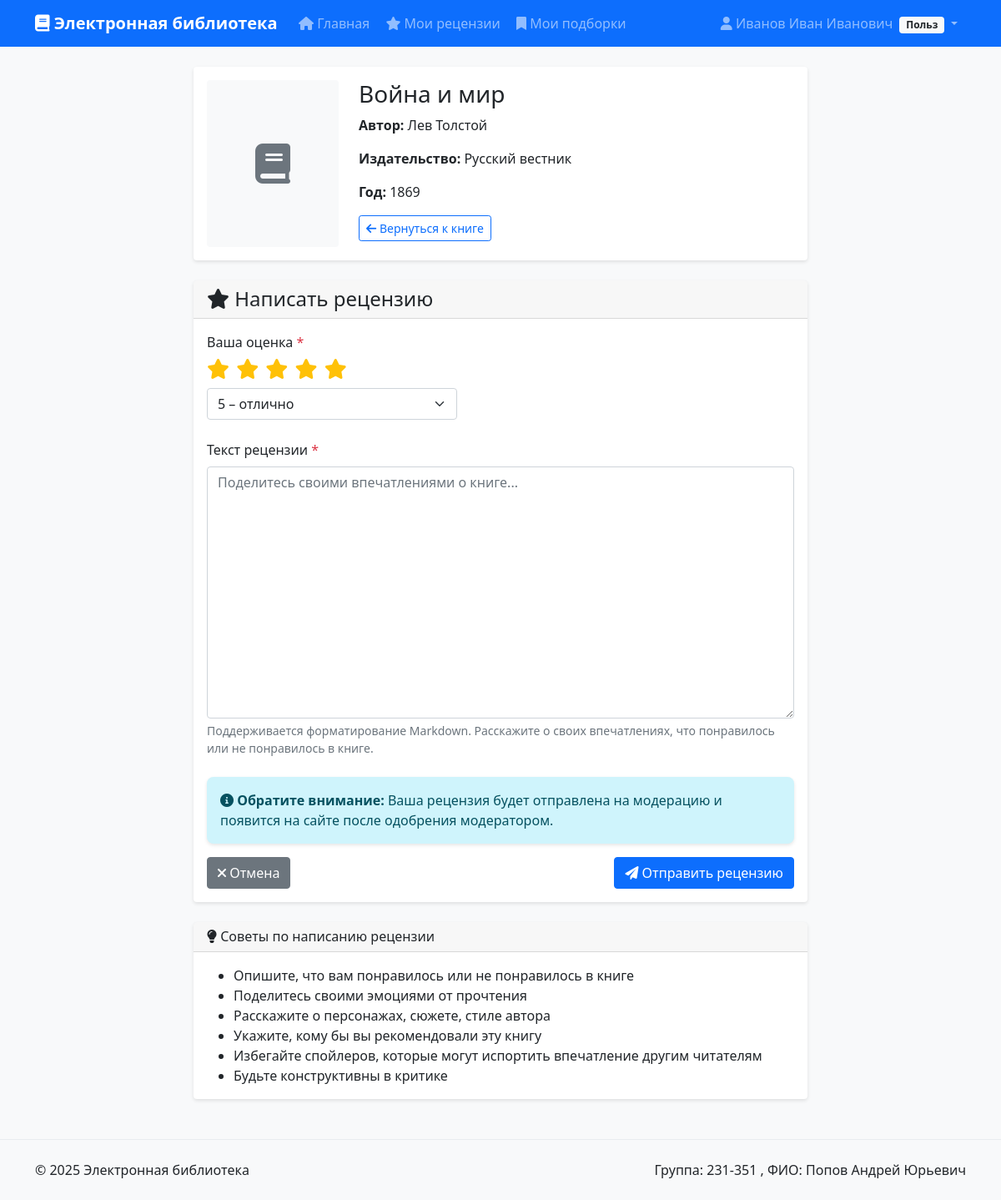
The app's page /book/1/review/add (signed in) with its own data.
### tables this page shows
CREATE TABLE users (
            id INTEGER PRIMARY KEY AUTOINCREMENT,
            login TEXT NOT NULL UNIQUE,
            password_hash TEXT NOT NULL,
            last_name TEXT NOT NULL,
            first_name TEXT NOT NULL,
            middle_name TEXT,
            role_id INTEGER NOT NULL,
            FOREIGN KEY (role_id) REFERENCES roles(id)
        );

CREATE TABLE books (
            id INTEGER PRIMARY KEY AUTOINCREMENT,
            title TEXT NOT NULL,
            short_description TEXT NOT NULL,
            publication_year INTEGER NOT NULL,
            publisher TEXT NOT NULL,
            author TEXT NOT NULL,
            page_count INTEGER NOT NULL
        );

### app.py (the view)
    def decorated_function(*args, **kwargs):
        if 'user_id' not in session:
            flash('Для выполнения данного действия необходимо пройти процедуру аутентификации')
            return redirect(url_for('login'))
        return f(*args, **kwargs)

### app.py (called while the page is built, shortened)
def get_db():
    if 'db' not in g:
        g.db = sqlite3.connect(DATABASE)
        g.db.row_factory = sqlite3.Row
        g.db.execute('PRAGMA foreign_keys = ON')
    return g.db

@app.teardown_appcontext
def close_db_connection(error):
    close_db(error)

def get_current_user():
    if 'user_id' not in session:
        return None
    db = get_db()
    user = db.execute("""
        SELECT u.*, r.name as role_name
        FROM users u
        JOIN roles r ON u.role_id = r.id
        WHERE u.id = ?
    """, (session['user_id'],)).fetchone()
    return user

def login_required(f):
    def decorated_function(*args, **kwargs):
        if 'user_id' not in session:
            flash('Для выполнения данного действия необходимо пройти процедуру аутентификации')
            return redirect(url_for('login'))
        return f(*args, **kwargs)
    decorated_function.__name__ = f.__name__
    return decorated_function

@app.route('/book/<int:book_id>/review/add', methods=['GET', 'POST'])
@login_required
def add_review(book_id):
    db = get_db()
    book = db.execute("SELECT * FROM books WHERE id = ?", (book_id,)).fetchone()
    if not book:
        flash('Книга не найдена')
        return redirect(url_for('index'))
    existing_review = db.execute("""
        SELECT id FROM reviews WHERE book_id = ? AND user_id = ?
    """, (book_id, session['user_id'])).fetchone()
    if existing_review:
        flash('Вы уже оставили рецензию на эту книгу. Удалите старую рецензию, чтобы написать новую.')
        return redirect(url_for('view_book', book_id=book_id))
    return render_template('review/add.html', book=book)

@app.context_processor
def inject_user():
    return dict(current_user=get_current_user())

### templates/review/add.html (shortened to what this page needs)
{% extends "base.html" %}
{% block content %}
<div class="row justify-content-center">
    <div class="col-lg-8">
        <div class="card mb-4">
            <div class="card-body">
                <div class="row">
                    <div class="col-md-3">
                        {% if book.cover_filename %}
                            <img src="{{ url_for('static', filename='uploads/' + book.cover_filename) }}"
                                 class="img-fluid rounded" alt="{{ book.title }}">
                        {% else %}
                            <div class="bg-light rounded d-flex align-items-center justify-content-center"
                                 style="height: 200px;">
                                <i class="fas fa-book fa-3x text-muted"></i>
                            </div>
                        {% endif %}
                    </div>
                    <div class="col-md-9">
                        <h3>{{ book.title }}</h3>
                        <p><strong>Автор:</strong> {{ book.author }}</p>
                        <p><strong>Издательство:</strong> {{ book.publisher }}</p>
                        <p><strong>Год:</strong> {{ book.publication_year }}</p>
                        <a href="{{ url_for('view_book', book_id=book.id) }}" class="btn btn-outline-primary btn-sm">
                            <i class="fas fa-arrow-left"></i> Вернуться к книге
                        </a>
                    </div>
                </div>
            </div>
        </div>
        <div class="card">
            <div class="card-header">
                <h4 class="mb-0">
                    <i class="fas fa-star"></i> Написать рецензию
                </h4>
            </div>
            <div class="card-body">
                <form method="POST" id="reviewForm">
                    <div class="mb-4">
                        <label class="form-label">Ваша оценка <span class="text-danger">*</span></label>
                        <div class="star-rating mb-2">
                            {% for i in range(5, 0, -1) %}
                                <i class="rating-star far fa-star" data-rating="{{ i }}"
                                   style="font-size: 1.5rem; cursor: pointer; color: #dee2e6; margin-right: 0.25rem;"></i>
                            {% endfor %}
                        </div>
                        <select class="form-select" id="rating" name="rating" required style="max-width: 300px;">
                            <option value="5" selected>5 – отлично</option>
                        </select>
                    </div>
                    <div class="mb-4">
                        <label for="text" class="form-label">Текст рецензии <span class="text-danger">*</span></label>
                        <textarea class="form-control" id="review_text" name="text"
                                  rows="12" required
                                  placeholder="Поделитесь своими впечатлениями о книге...">{{ request.form.text or '' }}</textarea>
                        <div class="form-text">
                            Поддерживается форматирование Markdown. Расскажите о своих впечатлениях, что понравилось или не понравилось в книге.
                        </div>
                    </div>
                    <div class="alert alert-info">
                        <i class="fas fa-info-circle"></i>
                        <strong>Обратите внимание:</strong> Ваша рецензия будет отправлена на модерацию и появится на сайте после одобрения модератором.
                    </div>
                    <div class="d-flex justify-content-between">
                        <a href="{{ url_for('view_book', book_id=book.id) }}" class="btn btn-secondary">
                            <i class="fas fa-times"></i> Отмена
                        </a>
                        <button type="submit" class="btn btn-primary">
                            <i class="fas fa-paper-plane"></i> Отправить рецензию
                        </button>
                    </div>
                </form>
            </div>
        </div>
        <div class="card mt-4">
            <div class="card-header">
                <h6 class="mb-0">
                    <i class="fas fa-lightbulb"></i> Советы по написанию рецензии
                </h6>
            </div>
            <div class="card-body">
                <ul class="mb-0">
                    <li>Опишите, что вам понравилось или не понравилось в книге</li>
                    <li>Поделитесь своими эмоциями от прочтения</li>
                    <li>Расскажите о персонажах, сюжете, стиле автора</li>
                    <li>Укажите, кому бы вы рекомендовали эту книгу</li>
                    <li>Избегайте спойлеров, которые могут испортить впечатление другим читателям</li>
                    <li>Будьте конструктивны в критике</li>
                </ul>
            </div>
        </div>
    </div>
</div>
{% endblock %}

### templates/base.html (shortened to what this page needs)
<!DOCTYPE html>
<html lang="ru">
<head>
    <link href="https://cdn.jsdelivr.net/npm/bootstrap@5.1.3/dist/css/bootstrap.min.css" rel="stylesheet">
    <link href="https://cdnjs.cloudflare.com/ajax/libs/font-awesome/6.0.0/css/all.min.css" rel="stylesheet">
    <link href="https://cdnjs.cloudflare.com/ajax/libs/easymde/2.18.0/easymde.min.css" rel="stylesheet">
</head>
<body>
    <nav class="navbar navbar-expand-lg navbar-dark bg-primary">
        <div class="container">
            <a class="navbar-brand" href="{{ url_for('index') }}">
                <i class="fas fa-book"></i> Электронная библиотека
            </a>
            <div class="collapse navbar-collapse" id="navbarNav">
                <ul class="navbar-nav me-auto">
                    <li class="nav-item">
                        <a class="nav-link" href="{{ url_for('index') }}">
                            <i class="fas fa-home"></i> Главная
                        </a>
                    </li>
                    {% if current_user %}
                        {% if current_user.role_name == 'user' %}
                            <li class="nav-item">
                                <a class="nav-link" href="{{ url_for('my_reviews') }}">
                                    <i class="fas fa-star"></i> Мои рецензии
                                </a>
                            </li>
                            <li class="nav-item">
                                <a class="nav-link" href="{{ url_for('my_collections') }}">
                                    <i class="fas fa-bookmark"></i> Мои подборки
                                </a>
                            </li>
                        {% endif %}
                    {% endif %}
                </ul>
                <ul class="navbar-nav">
                    {% if current_user %}
                        <li class="nav-item dropdown">
                            <a class="nav-link dropdown-toggle" href="#" role="button" data-bs-toggle="dropdown">
                                <i class="fas fa-user"></i>
                                {{ current_user.last_name }} {{ current_user.first_name }}
                                {% if current_user.middle_name %}{{ current_user.middle_name }}{% endif %}
                                <span class="badge bg-light text-dark ms-1">
                                    {% if current_user.role_name == 'administrator' %}Админ
                                    {% elif current_user.role_name == 'moderator' %}Модер
                                    {% else %}Польз{% endif %}
                                </span>
                            </a>
                        </li>
                    {% else %}
                        <li class="nav-item">
                            <a class="nav-link" href="{{ url_for('login') }}">
                                <i class="fas fa-sign-in-alt"></i> Войти
                            </a>
                        </li>
                    {% endif %}
                </ul>
            </div>
        </div>
    </nav>
    <main class="container mt-4">
        {% block content %}{% endblock %}
    </main>
    <footer class="bg-light mt-5 py-4">
        <div class="container">
            <div class="row">
                <div class="col-md-6">
                    <p class="mb-0">&copy; 2025 Электронная библиотека</p>
                </div>
                <div class="col-md-6 text-end">
                    <p class="mb-0">Группа: 231-351 , ФИО: Попов Андрей Юрьевич</p>
                </div>
            </div>
        </div>
    </footer>
</body>
</html>

### templates/base.html (style rules this page uses)
body { min-height: 100vh; display: flex; flex-direction: column; background-color: #f8f9fa; }
main { flex: 1; }
.card { transition: transform 0.2s ease-in-out, box-shadow 0.2s ease-in-out; border: none; box-shadow: 0 2px 4px rgba(0,0,0,0.1); }
.navbar-brand { font-weight: bold; }
.navbar-nav .nav-link { border-radius: 0.25rem; margin: 0 0.1rem; transition: background-color 0.2s ease-in-out; }
footer { margin-top: auto; border-top: 1px solid #e9ecef; }
.alert { border: none; border-radius: 0.5rem; box-shadow: 0 2px 4px rgba(0,0,0,0.1); }

### records on screen
users: last_name "Иванов", first_name "Иван", middle_name "Иванович"
books: title "Война и мир", author "Лев Толстой", publisher "Русский вестник", publication_year "1869"
